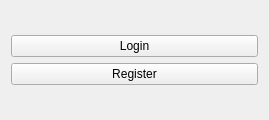
<?xml version="1.0" encoding="UTF-8"?>
<ui version="4.0">
 <class>MainWindow</class>
 <widget class="QMainWindow" name="MainWindow">
  <property name="geometry">
   <rect>
    <x>0</x>
    <y>0</y>
    <width>269</width>
    <height>120</height>
   </rect>
  </property>
  <property name="windowTitle">
   <string>Calendar App</string>
  </property>
  <property name="windowIcon">
   <iconset resource="resource.qrc">
    <normaloff>:/resource/icons/calendar icon.svg</normaloff>:/resource/icons/calendar icon.svg</iconset>
  </property>
  <widget class="QWidget" name="centralWidget">
   <layout class="QVBoxLayout" name="verticalLayout_2">
    <item>
     <layout class="QVBoxLayout" name="verticalLayout">
      <item>
       <widget class="QPushButton" name="login_button">
        <property name="text">
         <string>Login</string>
        </property>
       </widget>
      </item>
      <item>
       <widget class="QPushButton" name="register_button">
        <property name="text">
         <string>Register</string>
        </property>
       </widget>
      </item>
     </layout>
    </item>
   </layout>
  </widget>
  <widget class="QMenuBar" name="menuBar">
   <property name="geometry">
    <rect>
     <x>0</x>
     <y>0</y>
     <width>269</width>
     <height>22</height>
    </rect>
   </property>
  </widget>
 </widget>
 <layoutdefault spacing="6" margin="11"/>
 <resources>
  <include location="resource.qrc"/>
 </resources>
 <connections/>
</ui>
